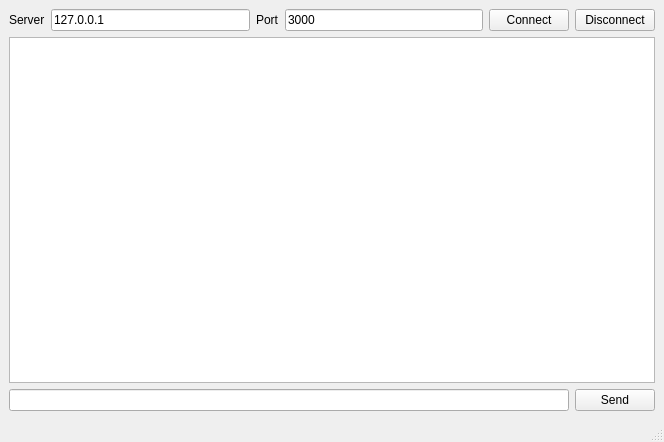
<?xml version="1.0" encoding="UTF-8"?>
<ui version="4.0">
 <class>MainWindow</class>
 <widget class="QMainWindow" name="MainWindow">
  <property name="geometry">
   <rect>
    <x>0</x>
    <y>0</y>
    <width>664</width>
    <height>442</height>
   </rect>
  </property>
  <property name="windowTitle">
   <string>MainWindow</string>
  </property>
  <widget class="QWidget" name="centralwidget">
   <layout class="QVBoxLayout" name="verticalLayout">
    <item>
     <layout class="QHBoxLayout" name="horizontalLayout">
      <item>
       <widget class="QLabel" name="label">
        <property name="text">
         <string>Server</string>
        </property>
       </widget>
      </item>
      <item>
       <widget class="QLineEdit" name="txtServer">
        <property name="text">
         <string>127.0.0.1</string>
        </property>
       </widget>
      </item>
      <item>
       <widget class="QLabel" name="label_2">
        <property name="text">
         <string>Port</string>
        </property>
       </widget>
      </item>
      <item>
       <widget class="QLineEdit" name="txtPort">
        <property name="text">
         <string>3000</string>
        </property>
       </widget>
      </item>
      <item>
       <widget class="QPushButton" name="btnConnect">
        <property name="text">
         <string>Connect</string>
        </property>
       </widget>
      </item>
      <item>
       <widget class="QPushButton" name="btnDisconnect">
        <property name="text">
         <string>Disconnect</string>
        </property>
       </widget>
      </item>
     </layout>
    </item>
    <item>
     <widget class="QListView" name="listView"/>
    </item>
    <item>
     <layout class="QHBoxLayout" name="horizontalLayout_2">
      <item>
       <widget class="QLineEdit" name="txtMessage"/>
      </item>
      <item>
       <widget class="QPushButton" name="btnSend">
        <property name="text">
         <string>Send</string>
        </property>
       </widget>
      </item>
     </layout>
    </item>
   </layout>
  </widget>
  <widget class="QMenuBar" name="menubar">
   <property name="geometry">
    <rect>
     <x>0</x>
     <y>0</y>
     <width>664</width>
     <height>22</height>
    </rect>
   </property>
  </widget>
  <widget class="QStatusBar" name="statusbar"/>
 </widget>
 <resources/>
 <connections/>
</ui>
